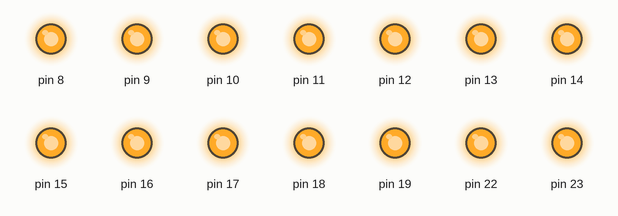
A sketch run on a simulated Arduino Uno, built with avr-gcc and run on an emulated ATmega328P. On the bench: output pins drawn as LEDs (lit = HIGH).

Above: at 0.5 s.
At 3.5 s:
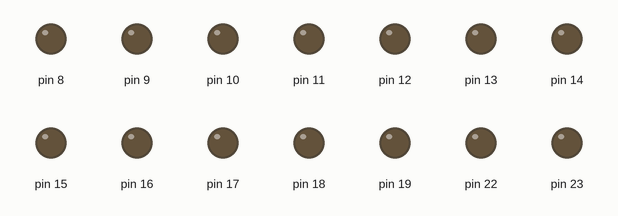
Timing chart, 0 to 4.6 s (numbered marks = the images above):
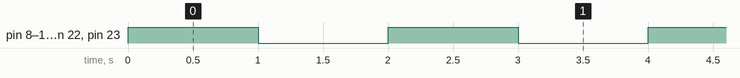

Measured:
- by itself, pin 8–19, pin 22, pin 23: alternates HIGH for 1.0 s and LOW for 1.0 s

The sketch:

Exp_2_Obs_4.ino
```cpp
#include <avr/io.h>
#include <util/delay.h>
int main (void)
{
  DDRC = 0xFF;
  DDRB = 0xFF;

  while (1)
  {
  PORTC = 0xFF;
  PORTB = 0xFF;
  _delay_ms(1000);
  PORTC = 0x00;
  PORTB = 0x00;
  _delay_ms(1000);
  }
}
```
